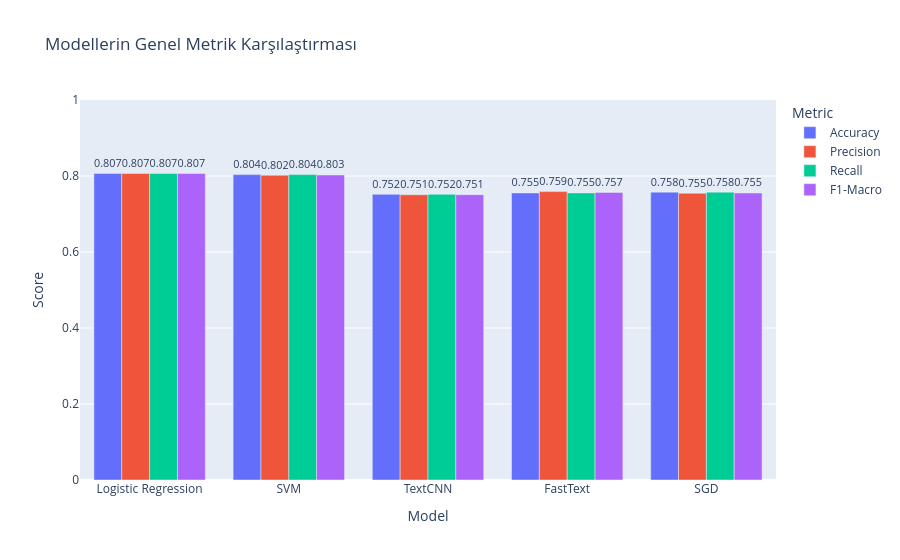

Source (notebook cell):
### Markdown cell above
## 6.4 Model Comparison Charts
It shows all metrics in interactive bar chart format with Plotly and Radar Chart (Spider Web) format with Matplotlib.

### Code cell
def get_metrics_dict(y_true, y_pred):
    return {
        'Accuracy': accuracy_score(y_true, y_pred),
        'Precision': precision_score(y_true, y_pred, average='macro'),
        'Recall': recall_score(y_true, y_pred, average='macro'),
        'F1-Macro': f1_score(y_true, y_pred, average='macro')
    }

metrics_data = {name: get_metrics_dict(y_test, preds) for name, preds in model_preds.items()}
df_metrics = pd.DataFrame(metrics_data).T.reset_index().rename(columns={'index': 'Model'})
df_melted = df_metrics.melt(id_vars='Model', var_name='Metric', value_name='Score')

fig = px.bar(df_melted, x='Model', y='Score', color='Metric', barmode='group',
             text='Score', title='Modellerin Genel Metrik Karşılaştırması')
fig.update_traces(texttemplate='%{text:.3f}', textposition='outside')
fig.update_layout(yaxis=dict(range=[0, 1]))
fig.write_image('results/model_comparison_bar.png')
fig.show()

### Figure 1 — Plotly figure (JSON) as saved in the notebook; plotly's stock layout.template omitted (floating-point values rounded to 4 significant figures)
{"data": [{"alignmentgroup": "True", "hovertemplate": "Metric=Accuracy<br>Model=%{x}<br>Score=%{text}<extra></extra>", "legendgroup": "Accuracy", "marker": {"color": "#636efa", "pattern": {"shape": ""}}, "name": "Accuracy", "offsetgroup": "Accuracy", "orientation": "v", "showlegend": true, "text": [0.8068, 0.8036, 0.7517, 0.7554, 0.7575], "textposition": "outside", "texttemplate": "%{text:.3f}", "type": "bar", "x": ["Logistic Regression", "SVM", "TextCNN", "FastText", "SGD"], "xaxis": "x", "y": [0.8068, 0.8036, 0.7517, 0.7554, 0.7575], "yaxis": "y"}, {"alignmentgroup": "True", "hovertemplate": "Metric=Precision<br>Model=%{x}<br>Score=%{text}<extra></extra>", "legendgroup": "Precision", "marker": {"color": "#EF553B", "pattern": {"shape": ""}}, "name": "Precision", "offsetgroup": "Precision", "orientation": "v", "showlegend": true, "text": [0.8067, 0.802, 0.7508, 0.759, 0.7546], "textposition": "outside", "texttemplate": "%{text:.3f}", "type": "bar", "x": ["Logistic Regression", "SVM", "TextCNN", "FastText", "SGD"], "xaxis": "x", "y": [0.8067, 0.802, 0.7508, 0.759, 0.7546], "yaxis": "y"}, {"alignmentgroup": "True", "hovertemplate": "Metric=Recall<br>Model=%{x}<br>Score=%{text}<extra></extra>", "legendgroup": "Recall", "marker": {"color": "#00cc96", "pattern": {"shape": ""}}, "name": "Recall", "offsetgroup": "Recall", "orientation": "v", "showlegend": true, "text": [0.8068, 0.8036, 0.7517, 0.7554, 0.7575], "textposition": "outside", "texttemplate": "%{text:.3f}", "type": "bar", "x": ["Logistic Regression", "SVM", "TextCNN", "FastText", "SGD"], "xaxis": "x", "y": [0.8068, 0.8036, 0.7517, 0.7554, 0.7575], "yaxis": "y"}, {"alignmentgroup": "True", "hovertemplate": "Metric=F1-Macro<br>Model=%{x}<br>Score=%{text}<extra></extra>", "legendgroup": "F1-Macro", "marker": {"color": "#ab63fa", "pattern": {"shape": ""}}, "name": "F1-Macro", "offsetgroup": "F1-Macro", "orientation": "v", "showlegend": true, "text": [0.8067, 0.8027, 0.751, 0.7568, 0.7554], "textposition": "outside", "texttemplate": "%{text:.3f}", "type": "bar", "x": ["Logistic Regression", "SVM", "TextCNN", "FastText", "SGD"], "xaxis": "x", "y": [0.8067, 0.8027, 0.751, 0.7568, 0.7554], "yaxis": "y"}], "layout": {"barmode": "group", "legend": {"title": {"text": "Metric"}, "tracegroupgap": 0}, "title": {"text": "Modellerin Genel Metrik Karşılaştırması"}, "xaxis": {"anchor": "y", "domain": [0, 1], "title": {"text": "Model"}}, "yaxis": {"anchor": "x", "domain": [0, 1], "range": [0, 1], "title": {"text": "Score"}}}}
